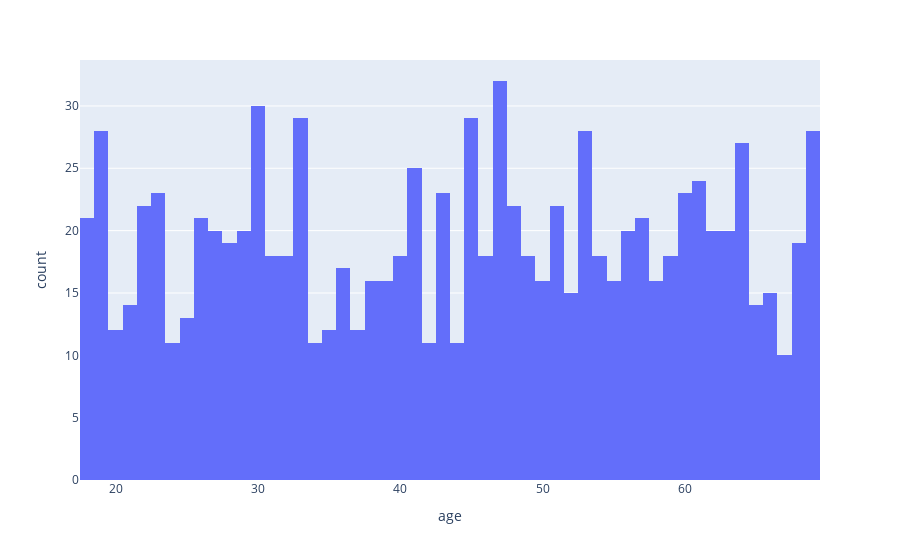

Notebook source saved alongside this figure:
### Code cell
px.histogram(df_cus,'age',nbins=100)

### Figure 1 — Plotly figure (JSON) as saved in the notebook; plotly's stock layout.template omitted (floating-point values rounded to 4 significant figures; data arrays with more than 128 entries replaced by an {"elided": "..."} marker saying what was removed)
{"data": [{"alignmentgroup": "True", "bingroup": "x", "hovertemplate": "age=%{x}<br>count=%{y}<extra></extra>", "legendgroup": "", "marker": {"color": "#636efa", "pattern": {"shape": ""}}, "name": "", "nbinsx": 100, "offsetgroup": "", "orientation": "v", "showlegend": false, "type": "histogram", "x": {"elided": "1000 int values"}, "xaxis": "x", "yaxis": "y"}], "layout": {"autosize": true, "barmode": "relative", "legend": {"tracegroupgap": 0}, "margin": {"t": 60}, "xaxis": {"anchor": "y", "autorange": true, "domain": [0, 1], "range": [17.5, 69.5], "title": {"text": "age"}, "type": "linear"}, "yaxis": {"anchor": "x", "autorange": true, "domain": [0, 1], "range": [0, 33.68], "title": {"text": "count"}}}}
